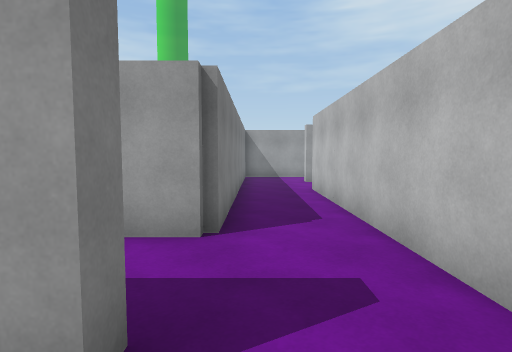
[1] (above)

16 first-person views from a walk through a 3-D level made in the Unity game engine. The camera is 1.4 m above the floor, tilts 4° down and sees 80° across. The floor is counted in squares, 1 m on a side. Each view is taken from the middle of a square. On the plan, view 1 faces up. The plan holds only what a view shows up to about 14 squares ahead; the rest is blank. The place goes on beyond the plan. The player is left out.

[2]
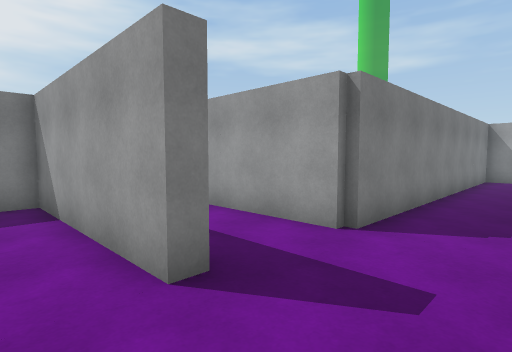

[3]
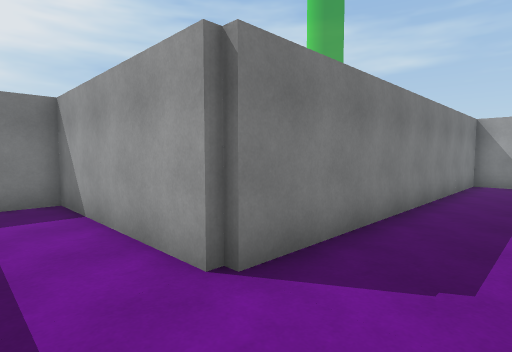

[4]
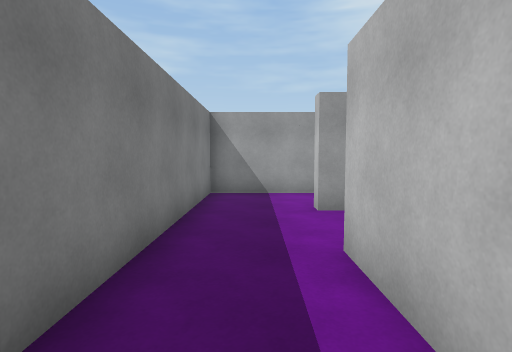

[5]
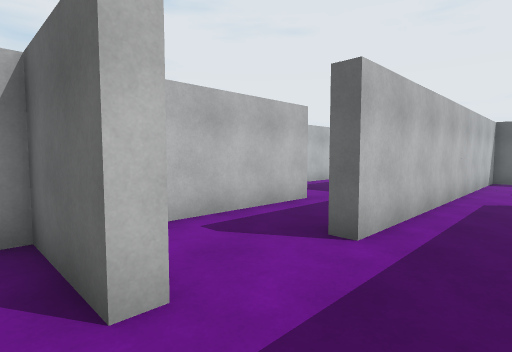

[6]
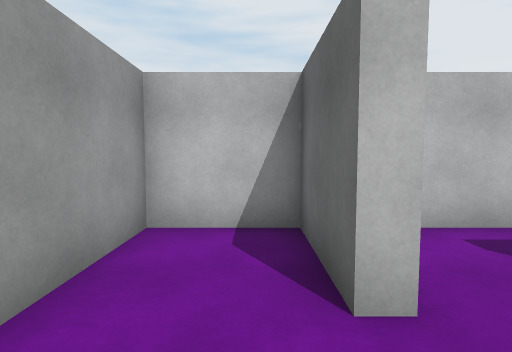

[7]
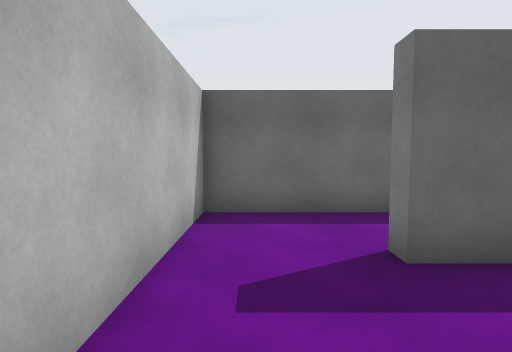

[8]
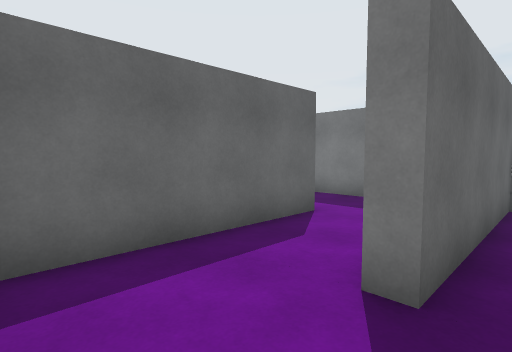

[9]
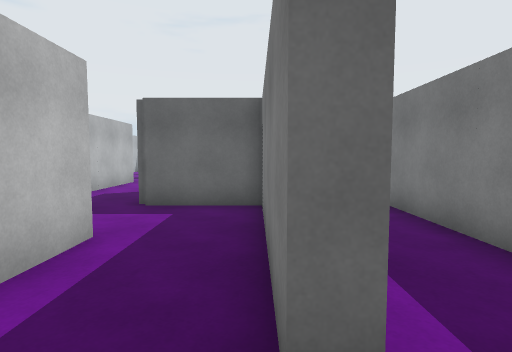

[10]
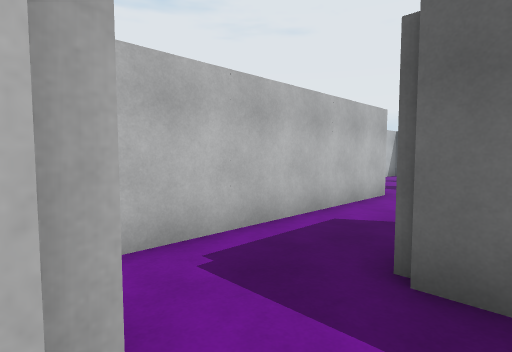

[11]
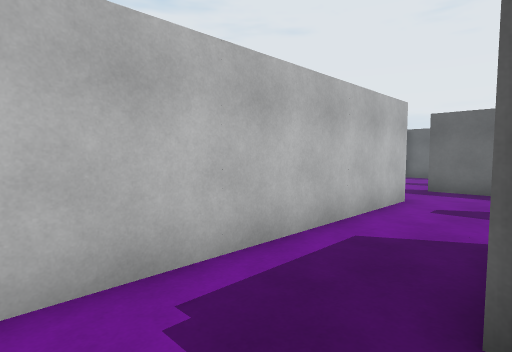

[12]
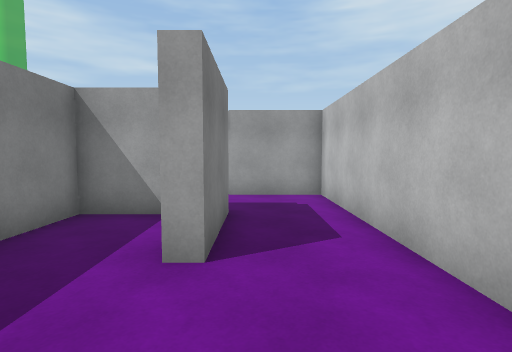

[13]
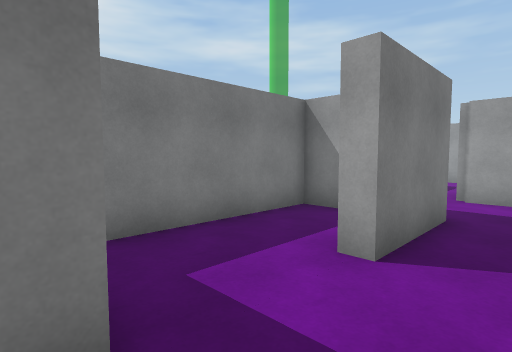

[14]
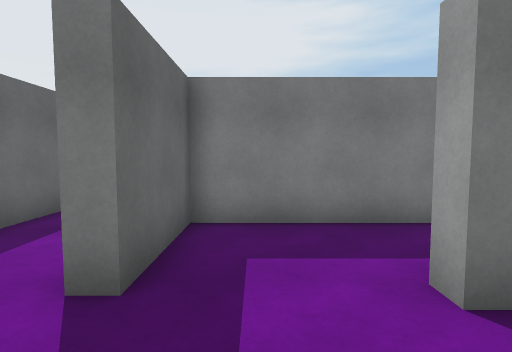

[15]
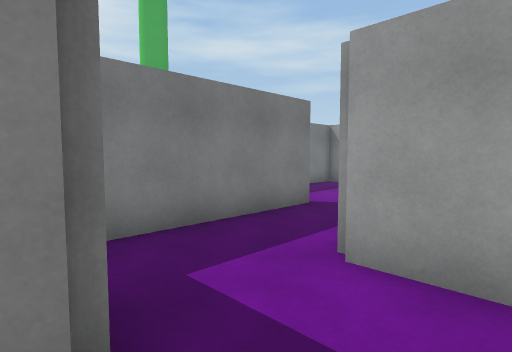

[16]
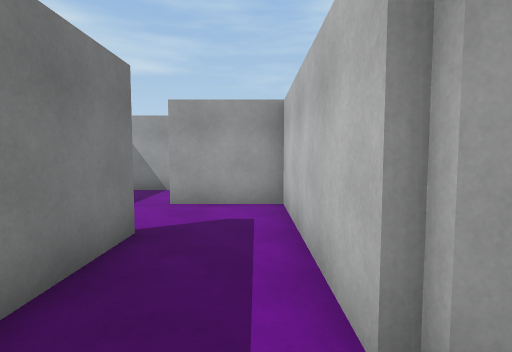

### Floor plan
Points are (right, up) in squares from view 1. A wall is a line through its corners. A room is listed if a view was taken in it or the views show most of it. See-through windows are left out.
Room 1 (views 1, 2, 3, 4, 5, 6, 7, 8, 9, 10)
walls: (-0.9, 5.5) (-0.9, 5.1) (-6.5, 5.1); (5.8, 8.6) (5.8, 15.6) (2.6, 15.6) (2.6, 16.1) (5.8, 16.1) (5.8, 19.1) (-0.7, 19.1) (-0.7, 5.4); (-6.5, 2.2) (-0.9, 2.2) (-0.9, 1.6) (-6.5, 1.6); (-4.5, -1.3) (2.3, -1.3) (2.3, 12.4) (2.8, 12.4) (2.8, 8.5)
ways out: opening at (4.5, 8) to room 2
Room 2 (views 11, 12, 13, 14, 15, 16)
walls: (4.9, 5.1) (2.8, 5.1) (2.8, -1.3) (6.1, -1.3) (6.1, -2); (9.3, -1.8) (9.3, 8.6) (5.8, 8.6); (2.8, 8.5) (2.8, 5.6) (6.3, 5.6) (6.3, 1.9) (5.8, 1.9)
ways out: opening at (4.5, 8) to room 1

Positions as (right, up) in squares from view 1, and headings:
1: (0, 0), facing up
2: (2, 0), facing up-left
3: (2, 3), facing up-left
4: (1, 8), facing up
5: (0, 17), facing down-right
6: (0, 17), facing right
7: (1, 6), facing down
8: (2, 3), facing down-left
9: (3, 14), facing down
10: (5, 9), facing down-right
11: (6, 8), facing down-right
12: (7, -2), facing up
13: (8, -2), facing up-left
14: (9, 0), facing left
15: (8, 5), facing up-left
16: (5, 7), facing up
